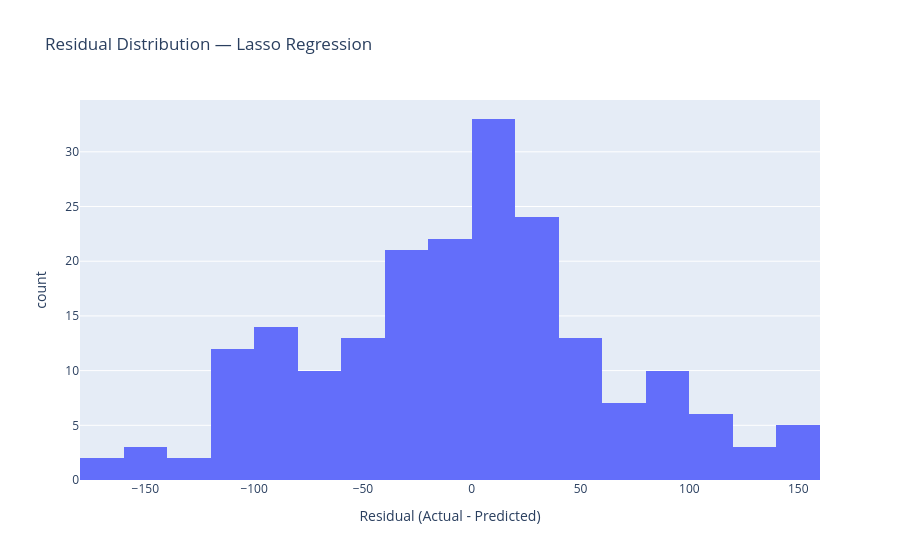
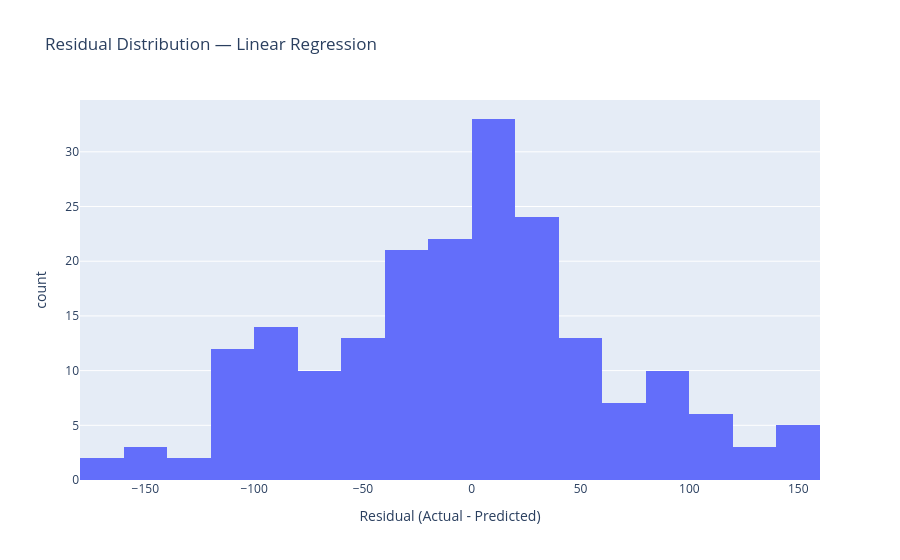
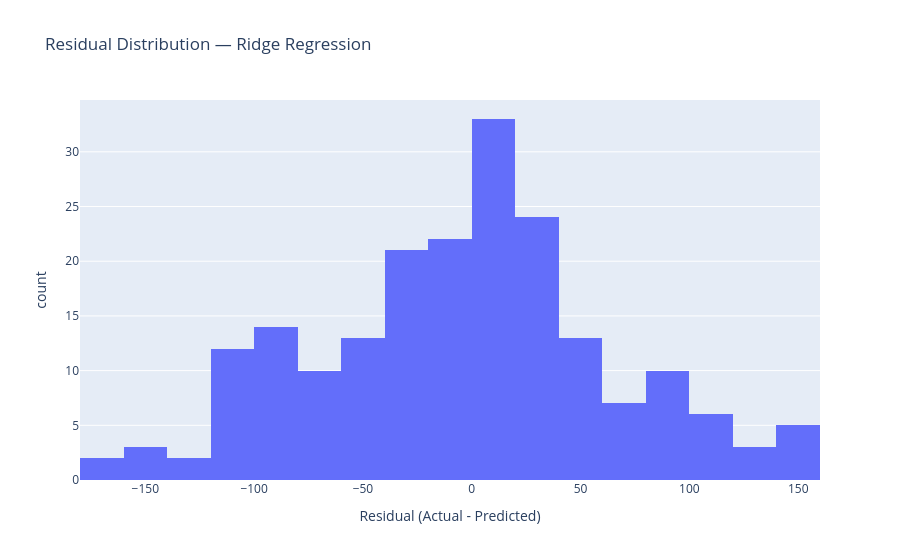
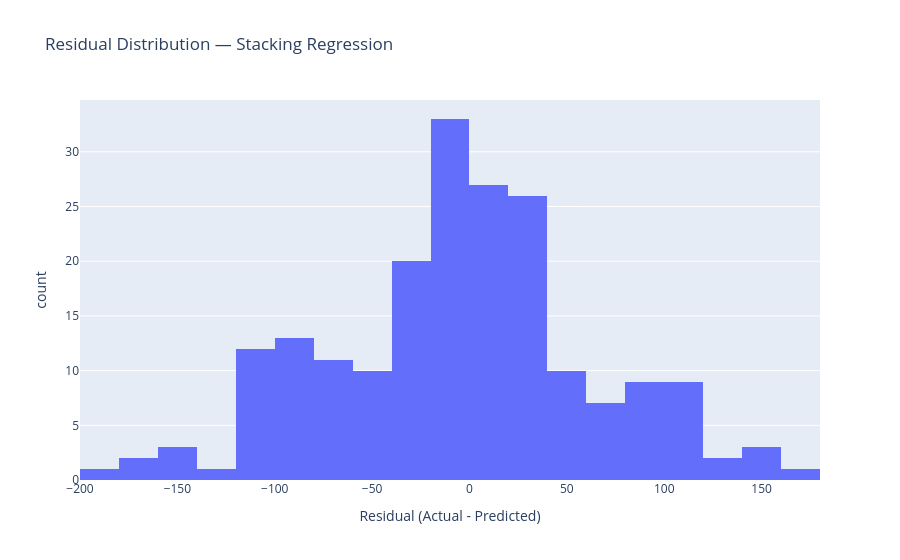

The code cell stored with these charts, in order, in its notebook:
### Code cell
# Plotting residual distributions

for model_name in selected_models:

    fig = px.histogram(
        x=residuals[model_name],
        nbins=30,
        title=f"Residual Distribution — {model_name.replace('_', ' ').title()}",
        labels={
            'x': 'Residual (Actual - Predicted)',
            'count': 'Frequency'
        }
    )

    fig.show()

### Figure 1 — Plotly figure (JSON) as saved in the notebook; plotly's stock layout.template omitted (floating-point values rounded to 4 significant figures; data arrays with more than 128 entries replaced by an {"elided": "..."} marker saying what was removed)
{"data": [{"bingroup": "x", "hovertemplate": "Residual (Actual - Predicted)=%{x}<br>count=%{y}<extra></extra>", "legendgroup": "", "marker": {"color": "#636efa", "pattern": {"shape": ""}}, "name": "", "nbinsx": 30, "orientation": "v", "showlegend": false, "type": "histogram", "x": {"elided": "200 float values"}, "xaxis": "x", "yaxis": "y"}], "layout": {"barmode": "relative", "legend": {"tracegroupgap": 0}, "title": {"text": "Residual Distribution — Lasso Regression"}, "xaxis": {"anchor": "y", "domain": [0, 1], "title": {"text": "Residual (Actual - Predicted)"}}, "yaxis": {"anchor": "x", "domain": [0, 1], "title": {"text": "count"}}}}

### Figure 2 — Plotly figure (JSON) as saved in the notebook; plotly's stock layout.template omitted (floating-point values rounded to 4 significant figures; data arrays with more than 128 entries replaced by an {"elided": "..."} marker saying what was removed)
{"data": [{"bingroup": "x", "hovertemplate": "Residual (Actual - Predicted)=%{x}<br>count=%{y}<extra></extra>", "legendgroup": "", "marker": {"color": "#636efa", "pattern": {"shape": ""}}, "name": "", "nbinsx": 30, "orientation": "v", "showlegend": false, "type": "histogram", "x": {"elided": "200 float values"}, "xaxis": "x", "yaxis": "y"}], "layout": {"barmode": "relative", "legend": {"tracegroupgap": 0}, "title": {"text": "Residual Distribution — Linear Regression"}, "xaxis": {"anchor": "y", "domain": [0, 1], "title": {"text": "Residual (Actual - Predicted)"}}, "yaxis": {"anchor": "x", "domain": [0, 1], "title": {"text": "count"}}}}

### Figure 3 — Plotly figure (JSON) as saved in the notebook; plotly's stock layout.template omitted (floating-point values rounded to 4 significant figures; data arrays with more than 128 entries replaced by an {"elided": "..."} marker saying what was removed)
{"data": [{"bingroup": "x", "hovertemplate": "Residual (Actual - Predicted)=%{x}<br>count=%{y}<extra></extra>", "legendgroup": "", "marker": {"color": "#636efa", "pattern": {"shape": ""}}, "name": "", "nbinsx": 30, "orientation": "v", "showlegend": false, "type": "histogram", "x": {"elided": "200 float values"}, "xaxis": "x", "yaxis": "y"}], "layout": {"barmode": "relative", "legend": {"tracegroupgap": 0}, "title": {"text": "Residual Distribution — Ridge Regression"}, "xaxis": {"anchor": "y", "domain": [0, 1], "title": {"text": "Residual (Actual - Predicted)"}}, "yaxis": {"anchor": "x", "domain": [0, 1], "title": {"text": "count"}}}}

### Figure 4 — Plotly figure (JSON) as saved in the notebook; plotly's stock layout.template omitted (floating-point values rounded to 4 significant figures; data arrays with more than 128 entries replaced by an {"elided": "..."} marker saying what was removed)
{"data": [{"bingroup": "x", "hovertemplate": "Residual (Actual - Predicted)=%{x}<br>count=%{y}<extra></extra>", "legendgroup": "", "marker": {"color": "#636efa", "pattern": {"shape": ""}}, "name": "", "nbinsx": 30, "orientation": "v", "showlegend": false, "type": "histogram", "x": {"elided": "200 float values"}, "xaxis": "x", "yaxis": "y"}], "layout": {"barmode": "relative", "legend": {"tracegroupgap": 0}, "title": {"text": "Residual Distribution — Stacking Regression"}, "xaxis": {"anchor": "y", "domain": [0, 1], "title": {"text": "Residual (Actual - Predicted)"}}, "yaxis": {"anchor": "x", "domain": [0, 1], "title": {"text": "count"}}}}
